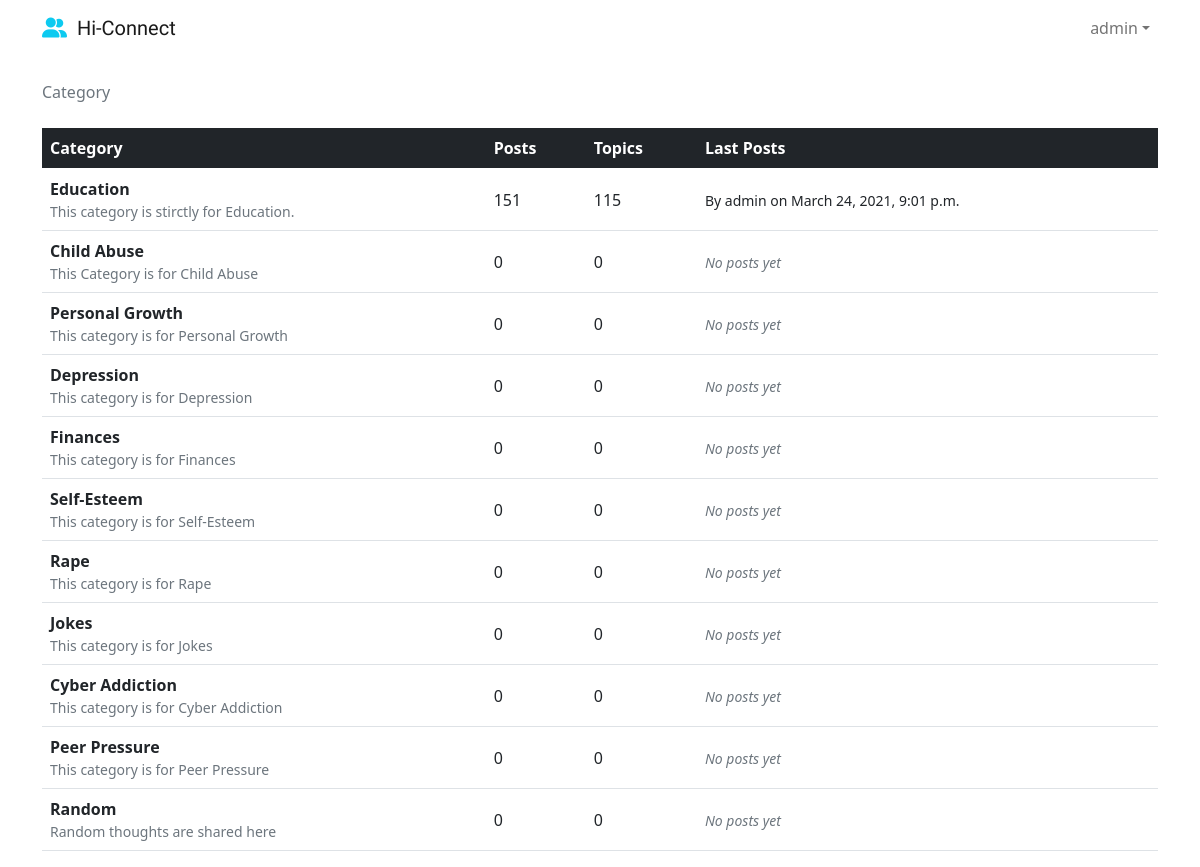
Page /category/ (signed in) on the committed database.
### forum/models.py (models this page shows, shortened)
class Category(models.Model):
    name = models.CharField(max_length=100, unique=True)
    description = models.CharField(max_length=150)
    def get_posts_count(self):
        return Post.objects.filter(topic__category=self).count()
    def get_last_post(self):
        return Post.objects.filter(topic__category=self).order_by('-created_at').first()

class Post(models.Model):
    message = models.TextField(max_length=4000)
    topic = models.ForeignKey(Topic, related_name="posts", on_delete=models.CASCADE)
    created_at = models.DateTimeField(auto_now_add=True)
    updated_at = models.DateTimeField(null=True)
    created_by = models.ForeignKey(User, related_name='posts', on_delete=models.CASCADE)
    updated_by = models.ForeignKey(User, null=True, on_delete=models.CASCADE, related_name='+')

### forum/views.py (the view)
# urls.py: url(r'^category/$', views.CategoryListView.as_view(), name='category'),
@method_decorator(login_required, name='dispatch')
class CategoryListView(ListView):
    model = Category
    context_object_name = 'category'
    template_name = 'category.html'

### templates/category.html
{% extends 'base.html' %}
{% block breadcrumb %}
<li class="breadcrumb-item active">Category</li>
{% endblock %}
{% block content %}
<table class="table">
    <thead class="table-dark">
        <tr>
            <th>Category</th>
            <th>Posts</th>
            <th>Topics</th>
            <th>Last Posts</th>
        </tr>
    </thead>
    <tbody>
        {% for cat_list in category %}
        <tr>
            <td>
                <a class="text-decoration-none text-dark fw-bold" href="{% url 'forum_topics' cat_list.pk %}">{{cat_list.name}}</a> <br>
                <small class="text-muted d-block">{{cat_list.description}}</small>
            </td>
            <td class="align-middle">{{ cat_list.get_posts_count }}</td>
            <td class="align-middle">{{ cat_list.topics.count }}</td>
            <td class="align-middle">
                {% with post=cat_list.get_last_post %}
                    {% if post %}
                        <small>
                            <a class="text-decoration-none text-dark" href="{% url 'topic_posts' cat_list.pk post.topic.pk %}">
                                By {{ post.created_by.username }} on {{ post.created_at }}
                            </a>
                        </small>
                    {% else %}
                        <small class="text-muted">
                            <em>No posts yet</em>
                        </small>
                    {% endif %}
                {% endwith %}
            </td>
        </tr>
        {% endfor %}
    </tbody>
</table>
{% endblock %}

### templates/base.html (shortened to what this page needs)
{% load static %}
<!DOCTYPE html>
<html>
<head>
    <link href="https://cdn.jsdelivr.net/npm/bootstrap@5.0.0-beta2/dist/css/bootstrap.min.css" rel="stylesheet"
>
    <link rel="stylesheet" href="{% static 'css/style.css' %}">
</head>
<body>
    {% block body %}
    <nav class="navbar navbar-expand-lg navbar-light">
        <div class="container">
            <a class="navbar-brand" href="{% url 'home' %}"><i class="fas fa-user-friends text-info"></i>&nbsp; Hi-Connect</a>
            <div class="collapse navbar-collapse" id="mainMenu">
                {% if user.is_authenticated %}
                <ul class="navbar-nav ms-auto">
                    <li class="nav-item dropdown">
                        <a class="nav-link dropdown-toggle" href="#" id="mainMenu" data-bs-toggle="dropdown"
                            role="button" aria-expanded="false">{{ user.username }}</a>
                    </li>
                </ul>
                {% else %}
                <form class="form-inline ms-auto">
                    <a href="{% url 'login' %}" class="btn btn-outline-info text-dark">Log in</a>
                    <a href="{% url 'signup' %}" class="btn btn-info ml-2 text-dark bg-info border border-color-info">Sign up</a>
                </form>
                {% endif %}
            </div>
        </div>
    </nav>
    <div class="container">
        <ol class="breadcrumb my-4">
            {% block breadcrumb %}
            {% endblock %}
        </ol>
        {% block content %}
        {% endblock %}
    </div>
    {% endblock body %}
</body>
</html>

### static/css/style.css (style rules this page uses)
* { margin: 0; padding: 0; box-sizing: border-box; background-color: #fff; }
.navbar-brand { font-family: "Patua One", cursive; }
a { text-decoration: none !important; }

### rows in the picture
Category: name "Education", description "This category is stirctly for Education.", get_posts_count "151", topics.count "115", get_last_post.created_by.username "admin", get_last_post.created_at "March 24, 2021, 9:01 p.m."
Category: name "Child Abuse", description "This Category is for Child Abuse", get_posts_count "0", topics.count "0", shows "No posts yet"
Category: name "Personal Growth", description "This category is for Personal Growth", get_posts_count "0", topics.count "0", shows "No posts yet"
Category: name "Depression", description "This category is for Depression", get_posts_count "0", topics.count "0", shows "No posts yet"
Category: name "Finances", description "This category is for Finances", get_posts_count "0", topics.count "0", shows "No posts yet"
Category: name "Self-Esteem", description "This category is for Self-Esteem", get_posts_count "0", topics.count "0", shows "No posts yet"
Category: name "Rape", description "This category is for Rape", get_posts_count "0", topics.count "0", shows "No posts yet"
Category: name "Jokes", description "This category is for Jokes", get_posts_count "0", topics.count "0", shows "No posts yet"
Category: name "Cyber Addiction", description "This category is for Cyber Addiction", get_posts_count "0", topics.count "0", shows "No posts yet"
Category: name "Peer Pressure", description "This category is for Peer Pressure", get_posts_count "0", topics.count "0", shows "No posts yet"
Category: name "Random", description "Random thoughts are shared here", get_posts_count "0", topics.count "0", shows "No posts yet"

### other values in the picture
{{ user.username }} "admin"
